Frame 1 (no input): blank canvas, image omitted
Frame 60 (the mouse pressed at the canvas centre just before this capture): blank canvas, image omitted
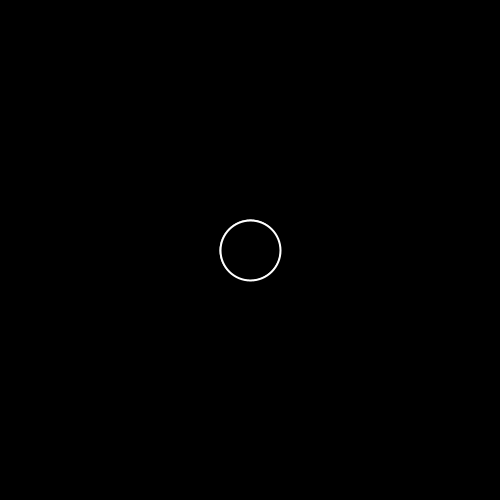
Frame 120 (the mouse held since frame 60 and released just before this capture)

The Processing sketch whose frames 1 and 60 were blank and that drew this single picture after the mouse press (run headless with seeded random() and noise(); from frame 60 on, the mouse is pressed at the canvas centre):

// Processing sketch: wave
// ── wave.pde

void setup() {
  background(0);
  size(500, 500);
}

class Circle {
  float r = 0;
  float expansionSpeed = 1;
  PVector location;

  Circle(float x, float y) {
    location = new PVector(x, y);
  }

  void update() {
    r += expansionSpeed;
 
  }

  void display() {
    stroke(255);
    strokeWeight(2);
    fill(color(0,0,0,0));
    ellipse(location.x, location.y, r, r);
  }
}

ArrayList<Circle> circles = new ArrayList();

void mousePressed(){
   circles.add(new Circle(mouseX, mouseY)); 
}

void draw() {
  for(Circle c : circles){
     c.update();
     c.display();
  }
}
